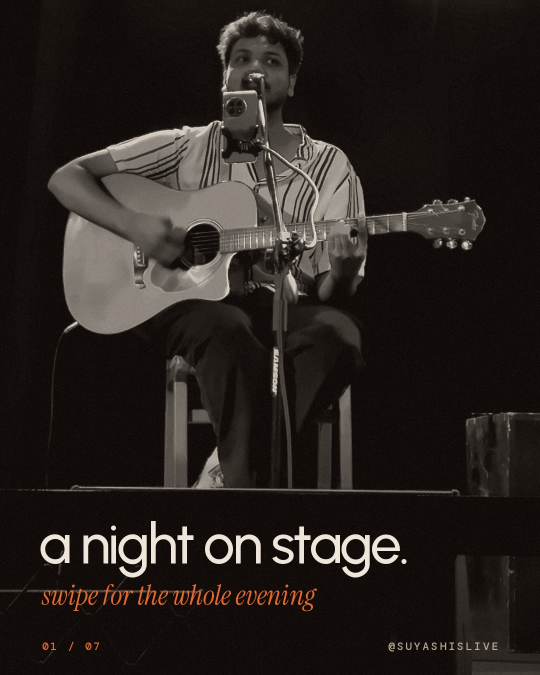
#> input picture edits/content-week1/carousel/Carousel_01.jpg, 1080 x 1350 px, given in place of f4908353-image.png, which was not available (shown at 1/2 size)
$ python carousel.py ../edits/content-week1/carousel/Carousel_01.jpg
#> lines starting #> are read from the running program, lines starting #| are printed output that depends on the picture
### scripts/lib.py
import subprocess, numpy as np, sys, math, cv2
from PIL import Image, ImageDraw, ImageFont, ImageFilter
FD="/home/claude/fonts/"
def U(w,s): return ImageFont.truetype(FD+f"fontsource-urbanist-5.3.0/package/files/urbanist-latin-{w}-normal.woff",s)
def MO(s,w=400): return ImageFont.truetype(FD+f"fontsource-dm-mono-5.3.0/package/files/dm-mono-latin-{w}-normal.woff",s)
def SI(s): return ImageFont.truetype(FD+"fontsource-instrument-serif-5.3.0/package/files/instrument-serif-latin-400-italic.woff",s)
W,H,FPS=1080,1920,30
BG=np.array([18,13,10],np.float32); CREAM=(239,230,219); MUT=(185,168,152); OR=(232,105,42); INK=(36,26,20)
UP="/mnt/user-data/uploads/"
S82=UP+"IMG_1782_9.mov"; S83=UP+"IMG_1783_3.mov"
TM="zscale=t=linear:npl=203,format=gbrpf32le,zscale=p=bt709,tonemap=mobius:param=0.4:desat=0,zscale=t=bt709:m=bt709:r=tv,format=yuv420p,"
def cl(x): return min(max(x,0),1)
def eo(x): x=cl(x); return 1-(1-x)**3
def eio(x): x=cl(x); return 4*x**3 if x<.5 else 1-(-2*x+2)**3/2
x_=np.arange(256)/255.; y_=np.clip((x_-0.08)/0.88,0,1)**1.08
LUT=(BG+(np.array([248,239,226])-BG)*y_[:,None]).astype(np.uint8)
def mono(f): f=f.astype(np.float32); return LUT[(f[...,0]*.3+f[...,1]*.59+f[...,2]*.11).astype(np.uint8)].astype(np.float32)
def warm(f,sat=.78):
    f=f.astype(np.float32); l=f.mean(-1,keepdims=True); f=l+(f-l)*sat; f=f*np.array([1.06,1.0,.9]); return (f-10).clip(0)*1.07
def T(d,x,y,t,f,fill,sp=0,anchor="l"):
    w=sum(f.getlength(c) for c in t)+sp*(len(t)-1)
    if anchor=="m": x-=w/2
    if anchor=="r": x-=w
    for c in t: d.text((x,y),c,font=f,fill=fill); x+=f.getlength(c)+sp
    return w
def tw(t,f,sp=0): return sum(f.getlength(c) for c in t)+sp*(len(t)-1)
# [11 lines left out: functions glass, chip, not called in this run]
GRAIN=[np.random.default_rng(i).normal(0,6,(H,W,1)).astype(np.float32) for i in range(6)]
class Dec:
    def __init__(s,src,ss,dur,vf,w=W,h=H):
        s.w,s.h=w,h; s.p=subprocess.Popen(["ffmpeg","-v","error","-nostdin","-ss",str(ss),"-t",str(dur+.4),"-i",src,"-vf",vf+f",fps={FPS}","-f","rawvideo","-pix_fmt","rgb24","-"],stdout=subprocess.PIPE); s.last=None
    # [4 lines left out: function read, not called in this run]
    def close(s): s.p.kill()
# [4 lines left out: function encoder, not called in this run]
# ---------- audio ----------
SR=48000
ENH="highpass=f=70,afftdn=nr=5:nf=-48:tn=1,equalizer=f=220:t=q:w=1.1:g=-1.5,equalizer=f=3200:t=q:w=1.3:g=1.8,highshelf=f=10000:g=1.2,acompressor=threshold=-22dB:ratio=2:attack=20:release=220:makeup=1.5"
# [4 lines left out: function aload, not called in this run]
def lufs_norm(a,target=-16.0):
    rms=np.sqrt(np.mean(a**2))+1e-9; return a*(10**(target/20))/rms
# [15 lines left out: functions fade, write_mix, not called in this run]

### scripts/carousel.py
import sys; sys.argv=[sys.argv[0]]
from lib import *
CW,CH=1080,1350; M=84
def hq(t,box):
    fr=[cv2.imread(f"/home/claude/dp/hq_{t}_{i}.png",cv2.IMREAD_UNCHANGED)[...,::-1].astype(np.float32)/65535 for i in (2,3,4)]
    img=np.median(np.stack(fr),0); x0,y0,w,h=box; c=img[y0:y0+h,x0:x0+w]
    c=cv2.resize(c,(CW,CH),interpolation=cv2.INTER_LANCZOS4); bl=cv2.GaussianBlur(c,(0,0),1.3); c=np.clip(c+0.45*(c-bl),0,1)
    return mono((c*255).astype(np.uint8))
def photo(f,box,kind):
#> called with f = 'f4908353-image.png', box = (154, 640, 1359, 1699), kind = 'mono'
    im=cv2.imread(UP+f)[...,::-1]; x0,y0,w,h=box; c=im[y0:y0+h,x0:x0+w]; c=cv2.resize(c,(CW,CH),interpolation=cv2.INTER_LANCZOS4)
#> after `c = im[y0:y0 + h, x0:x0 + w]`:
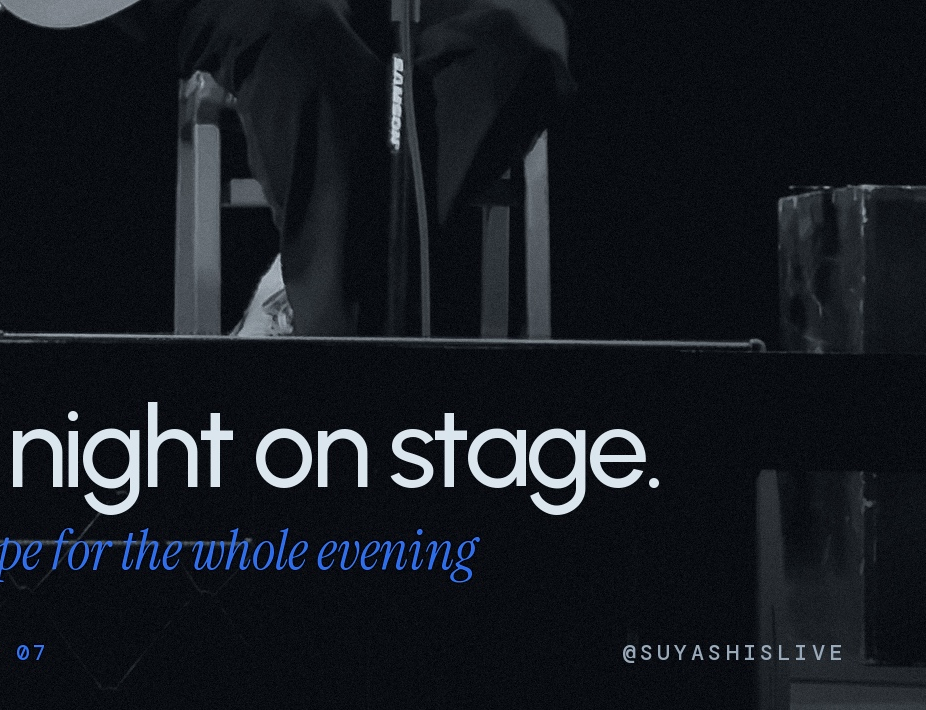
#> c: shape (710, 926, 3); mean B, G, R 32.3, 26.2, 22.3
    c=cv2.fastNlMeansDenoisingColored(np.ascontiguousarray(c),None,3,3,7,21).astype(np.float32)
    bl=cv2.GaussianBlur(c,(0,0),1.3); c=np.clip(c+0.4*(c-bl),0,255)
    if kind=="mono": return mono(c.astype(np.uint8))
#> in mono, `f = f.astype(np.float32)`:
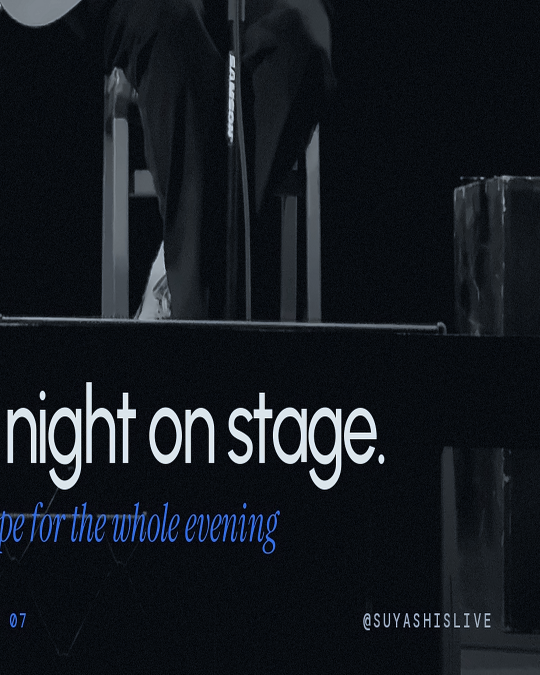
#> f: shape (1350, 1080, 3) float32 (shown at 1/2 size); mean of channels 0, 1, 2 31.3, 25.6, 21.1; drawn as B, G, R
    l=c.mean(-1,keepdims=True); return np.clip(l+(c-l)*.92,0,255)
yy=np.arange(CH)[:,None,None]
def finish(arr,i,n,line,big=None):
#> called with i = 1, n = 7, line = 'swipe for the whole evening', big = 'a night on stage.'
    g=np.clip(0.45+ (CH-yy)/700,0,1); arr=BG+(arr-BG)*(1-np.clip((yy-820)/530,0,1)**1.2*0.72)
#> after `g = np.clip(0.45 + (CH - yy) / 700, 0, 1)`: g = 1350 values, max 1 at index 0, min 0.451 at index 1349, mean 0.922
    arr=arr+np.random.default_rng(i).normal(0,4,(CH,CW,1))
    img=Image.fromarray(np.clip(arr,0,255).astype(np.uint8)); d=ImageDraw.Draw(img,"RGBA")
    if big:
        T(d,M-6,CH-330,big,U(500,112),CREAM,-112*.045); T(d,M,CH-196,line,SI(56),OR)
    else:
        T(d,M,CH-150,line,SI(58),CREAM)
    T(d,M,CH-72,f"{i:02d} / {n:02d}",MO(22,500),OR,4); T(d,CW-M,CH-72,"@SUYASHISLIVE",MO(22,500),MUT,4,"r")
    return img
N=7; slides=[]
slides.append(finish(photo("f4908353-image.png",(154,640,1359,1699),"mono"),1,N,"swipe for the whole evening","a night on stage."))
slides.append(finish(photo("edec14b1-image.png",(154,420,1359,1699),"col"),2,N,"the light changes."))
#> call 2 of photo, with f = 'edec14b1-image.png', box = (154, 420, 1359, 1699), kind = 'col'
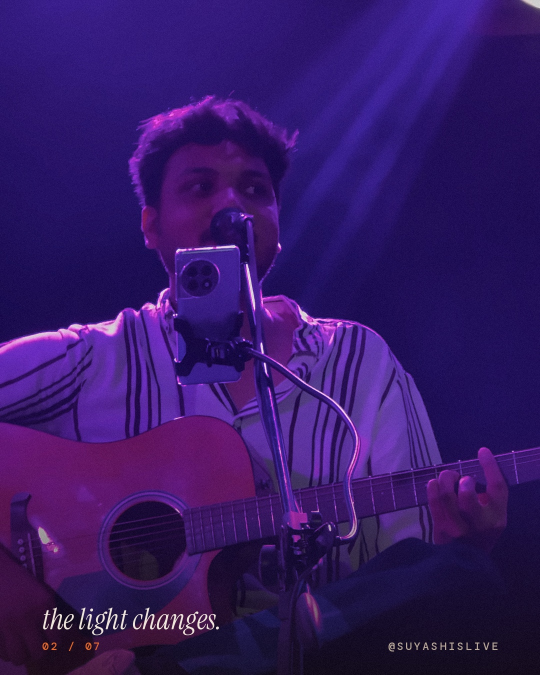
#> input picture edits/content-week1/carousel/Carousel_02.jpg, 1080 x 1350 px, given in place of edec14b1-image.png, which was not available (shown at 1/2 size)
#> in photo (call 2), `c = im[y0:y0 + h, x0:x0 + w]`:
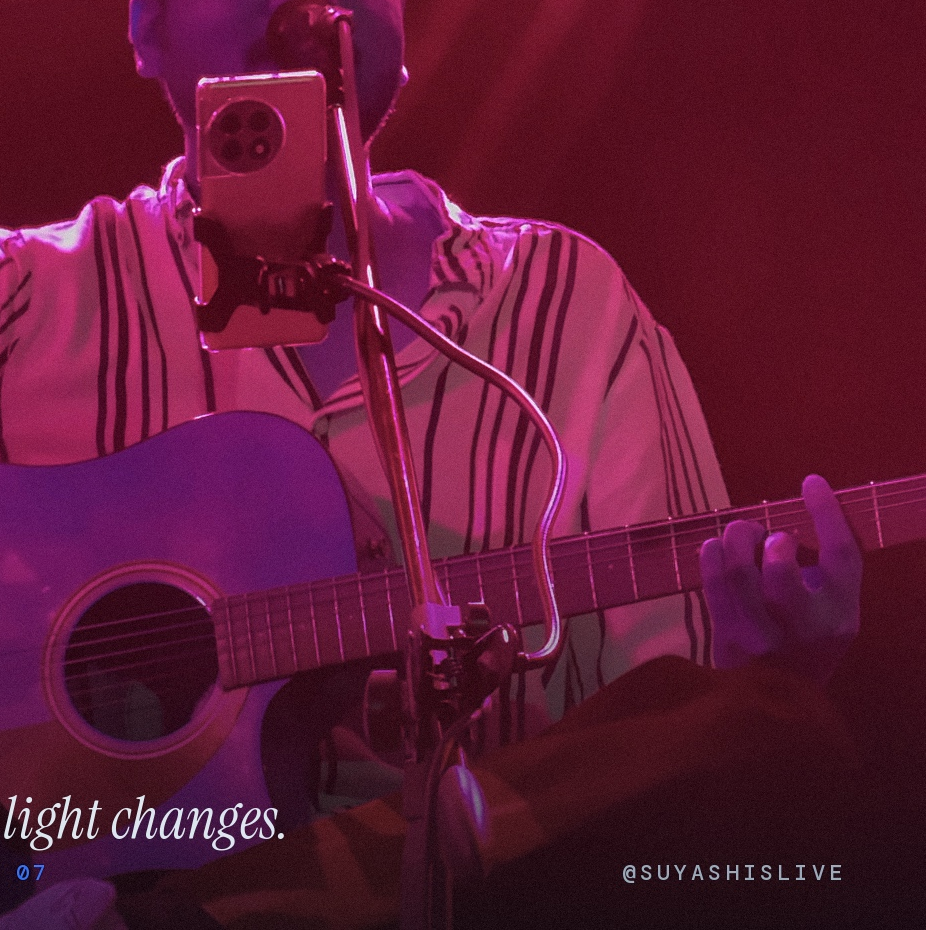
#> c: shape (930, 926, 3); mean B, G, R 53.7, 24.4, 95.4
#> in photo (call 2), `l = c.mean(-1, keepdims=True)`:
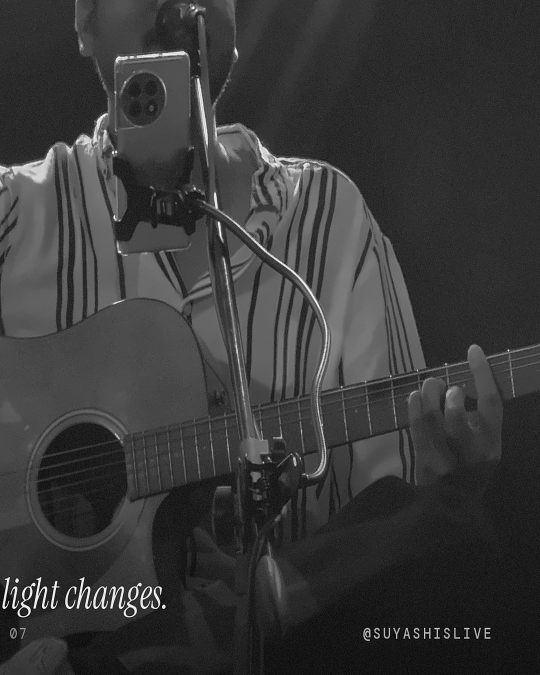
#> l: shape (1350, 1080, 1) float32 (shown at 1/2 size); min 0, max 255, mean 57.4
#> call 2 of finish, with i = 2, n = 7, line = 'the light changes.'
#> in finish (call 2), `arr = BG + (arr - BG) * (1 - np.clip((yy - 820) / 530, 0, 1) ** 1.2 * `:
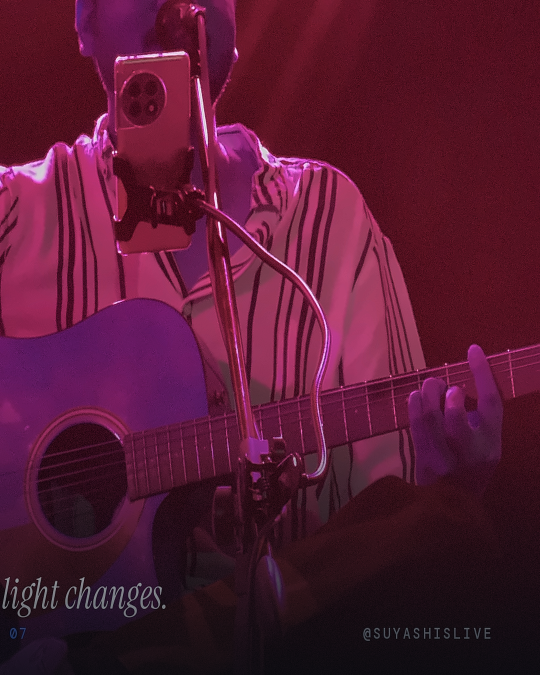
#> arr: shape (1350, 1080, 3) float64 (shown at 1/2 size); mean of channels 0, 1, 2 51.3, 25.5, 86.3; drawn as B, G, R
#> in finish (call 2), `img = Image.fromarray(np.clip(arr, 0, 255).astype(np.uint8))`:
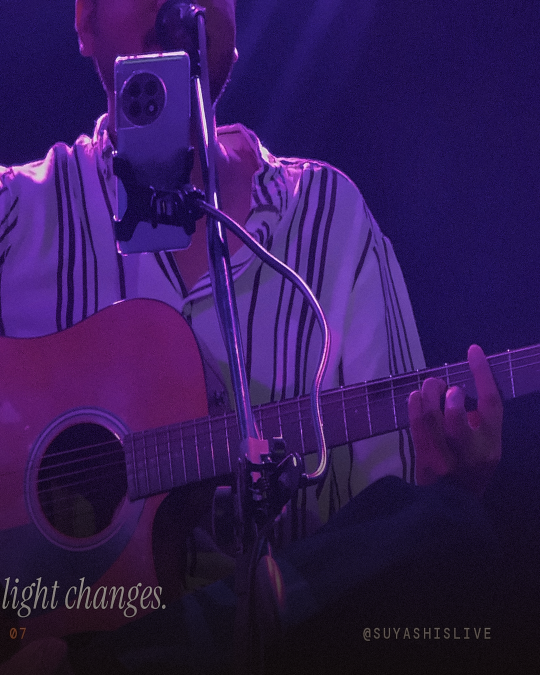
#> img: PIL image 1080x1350 RGB (shown at 1/2 size); mean R, G, B 50.8, 25, 85.8
slides.append(finish(hq("1.0",(560,1000,816,1020)),3,N,"the song doesn't."))
#> (the run stopped early here; a loop or call above may not have finished)
